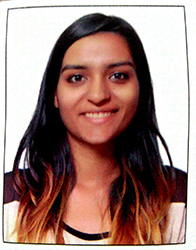
%> input picture HW07_Shah_Hiteshi/photo_2017-06-12_13-21-10.jpg, 196 x 250 px
$ octave --eval "HW07_part4_portrait;"   (GNU Octave 9; MATLAB toolbox functions it lacks are replaced by stand-ins)
%> lines starting %> are read from the running program, lines starting %| are printed output that depends on the picture; in (x1, y1, x2, y2) boxes, pixels count from 0 and x2, y2 are one past the last pixel; in counts of white or black regions, pixels touching at a corner belong together; the program's own positions count from 1
% Name: Hiteshi Shah (hss7374)
% Homework 7
%

% function to cluster image using self potrait
function HW07_part4_portrait()

    addpath( './TEST_IMAGES'     );
    addpath( '../TEST_IMAGES'    );
    addpath( '../../TEST_IMAGES' );

    % number of clusters = 64
    n_clusters =  64;

    % number of pixels to use for max dimensions
    target_max_dimension = 420;

    % distance weight
    wt = 1/250 ;

    im_orig         = imread( 'photo_2017-06-12_13-21-10.jpg' );
%> im_orig is the input picture: size 250x196x3 uint8; mean R, G, B 160.4, 130.5, 123.9

    % getting the dimensions of the original image
    dims            = size( im_orig );
%> dims = [250 196 3]

    % resampling the image so it is smaller and takes less time to compute
    var_name_rvec   = ([1 1] * target_max_dimension) ./ dims(1:2);
%> var_name_rvec = [1.68 2.14]
    var_name_rfr    = min( var_name_rvec );
%> var_name_rfr = 1.68

    im              = imresize( im_orig, var_name_rfr );

    % getting the dimensions of the resized image
    dims            = size( im );
%> dims = [420 330 3]

    % filter for Sobel edge detection
    fltr = [ -1 0 1 ;
             -2 0 2 ;
             -1 0 1 ] / 8;

    % converting image to black and white & double
    im_double = im2double(im2bw(im));
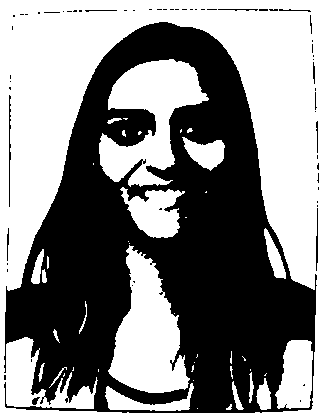
%> im_double: size 420x330 double; values 0 (black) and 1 (white), 53.3% white; 60 black regions (49 under 20 px), largest, box (x1, y1, x2, y2) and area: (4, 22, 317, 413) 63891, (9, 95, 11, 207) 140, (316, 208, 318, 271) 90

    % calculating Gx, Gy, and G
    dIdx = imfilter( im_double, fltr, 'same', 'repl' );
    dIdy = imfilter( im_double, fltr.', 'same', 'repl' );
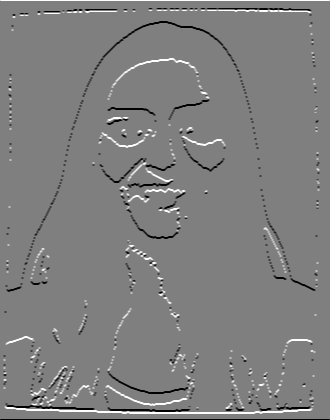
%> dIdy: size 420x330 double; min -0.5, max 0.5, mean 0; mean of the top-left, top-right, bottom-left and bottom-right quarters 3.61e-05, -0.000346, -3.61e-05, 0.000346; drawn with min black and max white
    dI_magnitude = ( dIdx.^2  + dIdy.^2 ).^(1/2);

    % blurring the image
    fltr         = fspecial( 'gauss', [15 15], 5 );
    im           = imfilter( im, fltr, 'same', 'repl' );
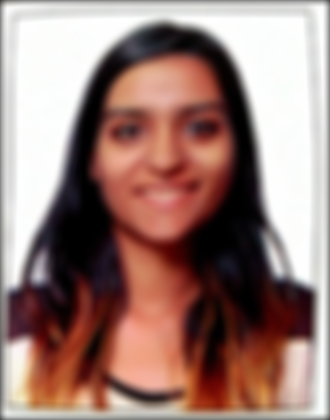
%> im: size 420x330x3 uint8; mean R, G, B 156.1, 126.3, 119.7

    % blurring the gradient
    fltr2         = fspecial( 'gauss', [15 15], 1 );
    dI_magnitude  = imfilter( dI_magnitude, fltr2, 'same', 'repl' );
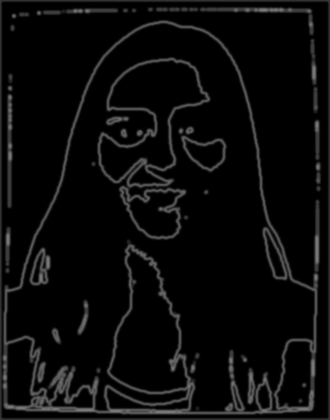
%> dI_magnitude: size 420x330 double; min 0, max 0.468, mean 0.0426

    % converting the image from RGB color space to HSV
    im_hsv      = rgb2hsv( im );
%> im_hsv: size 420x330x3 double; mean H, S, V 0.263, 0.342, 0.615

    %  2-D grid coordinates based on the dimensions of the resized image
    [xs, ys]     = meshgrid( 1:dims(2), 1:dims(1) );

    % separating the image into its indivial channels
    h_s     = im_hsv(:,:,1);
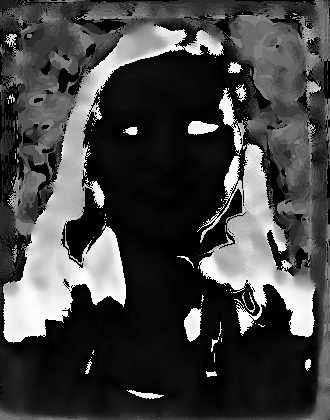
%> h_s: size 420x330 double; min 0, max 0.998, mean 0.263
    s_s     = im_hsv(:,:,2);
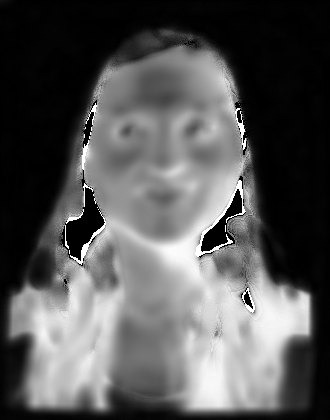
%> s_s: size 420x330 double; min 0, max 1, mean 0.342
    v_s     = im_hsv(:,:,3);
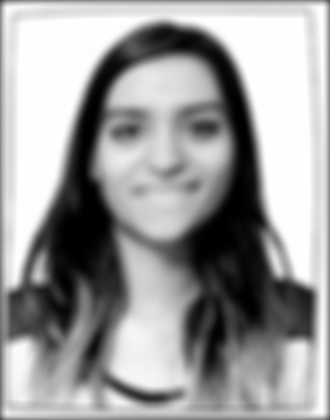
%> v_s: size 420x330 double; min 0, max 1, mean 0.615

    % using the x and y locations of the pixel as well as each of its color
    % channels as the attributes
    attributes  = [ xs(:)*wt, ys(:)*wt, double(h_s(:)), double(s_s(:)), double(v_s(:)), dI_magnitude(:)];

    % performing kmeans on the attributes for the given number of clusters
    % and distance metric 'Cityblock'
    tic;
%> (the run ends here)
